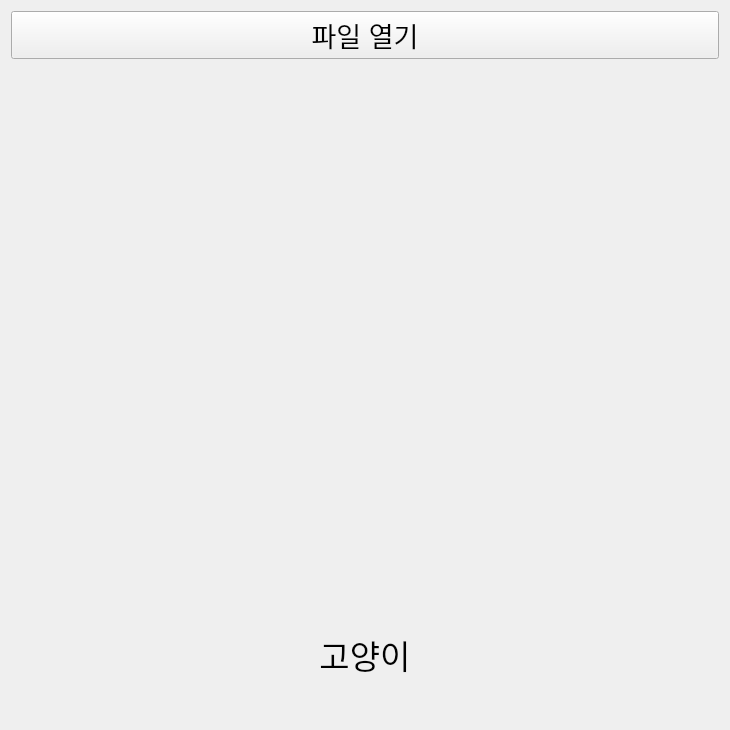
<?xml version="1.0" encoding="UTF-8"?>
<ui version="4.0">
 <class>Form</class>
 <widget class="QWidget" name="Form">
  <property name="geometry">
   <rect>
    <x>0</x>
    <y>0</y>
    <width>730</width>
    <height>730</height>
   </rect>
  </property>
  <property name="windowTitle">
   <string>Form</string>
  </property>
  <layout class="QVBoxLayout" name="verticalLayout" stretch="2,4,1">
   <item>
    <widget class="QPushButton" name="btn_open">
     <property name="font">
      <font>
       <pointsize>20</pointsize>
      </font>
     </property>
     <property name="text">
      <string>파일 열기</string>
     </property>
    </widget>
   </item>
   <item>
    <widget class="QLabel" name="lbl_image">
     <property name="text">
      <string/>
     </property>
     <property name="pixmap">
      <pixmap>ML_Data/cat_dog/test/cat.01.jpg</pixmap>
     </property>
     <property name="scaledContents">
      <bool>true</bool>
     </property>
    </widget>
   </item>
   <item>
    <widget class="QLabel" name="lbl_result">
     <property name="font">
      <font>
       <pointsize>25</pointsize>
      </font>
     </property>
     <property name="text">
      <string>고양이</string>
     </property>
     <property name="alignment">
      <set>Qt::AlignCenter</set>
     </property>
    </widget>
   </item>
  </layout>
 </widget>
 <resources/>
 <connections/>
</ui>
